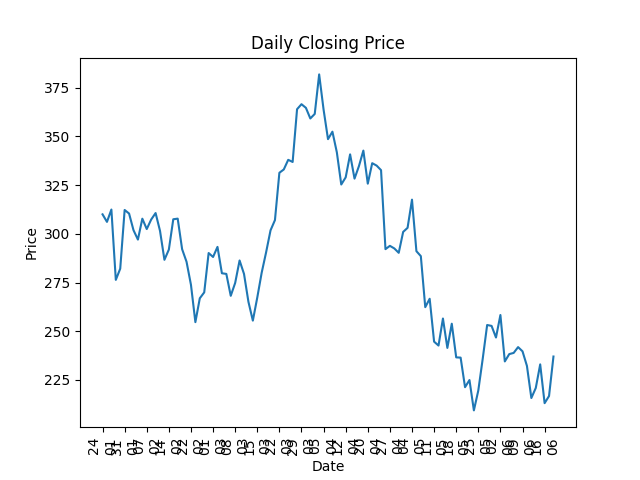

Source code (Python):
import pandas as pd
import matplotlib.pyplot as plt
import numpy as np

df = pd.read_csv('ohlcv.csv')
df['day'] = pd.to_datetime(df['day']).dt.strftime('%d\n%m')

df.set_index('day', inplace=True)

df['daily_change'] = df['close']
plt.xticks(np.arange(0, len(df.index), step=5) ,rotation ='vertical')
plt.plot(df.index, df['daily_change'])

plt.title('Daily Closing Price')
plt.xlabel('Date')
plt.ylabel('Price')

plt.savefig('milestone2.png')